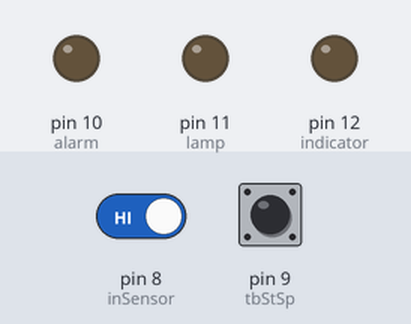
Simulated run of this sketch. Board: Arduino Uno, built with avr-gcc and run on an emulated ATmega328P. On the bench: output pins drawn as LEDs (lit = HIGH). The test bench sets the inputs (shaded band); at power-on: pin 9 (tbStSp) HIGH, pin 8 (inSensor) HIGH.

Above: at 1.2 s.
1.3 s: pin 9 (tbStSp) pulled LOW for 3.2 s
At 2.1 s:
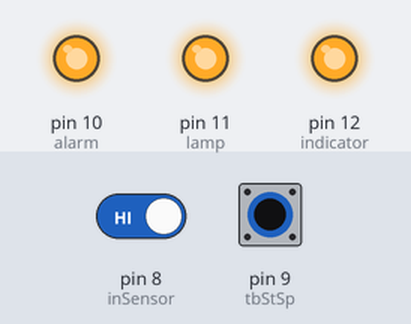
6.0 s: pin 9 (tbStSp) pulled LOW for 0.15 s
At 6.4 s:
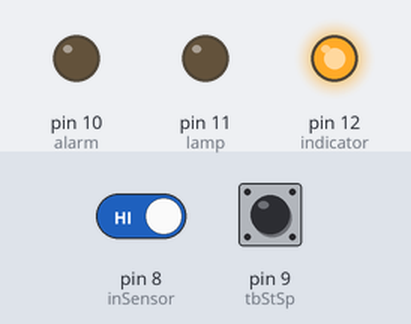
8.0 s: pin 9 (tbStSp) pulled LOW for 1 s
At 9.6 s:
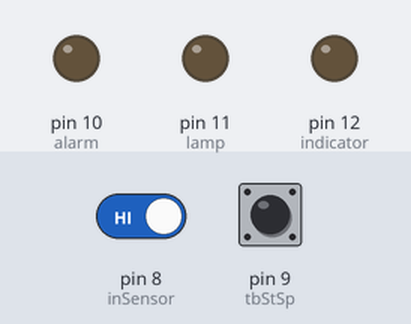
Timing chart, 0 to 11.1 s (numbered marks = the images above; inputs shaded):
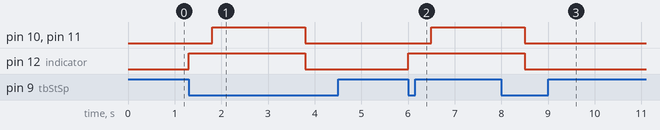

The sketch:

Alarm_pintu_rumah_dg_sensor_magnet.ino
```cpp
/*
Program : Alarm Pintu Rumah dg Sensor Magnet
Input   : Tombol Push On
Output  : 2 Relay, LED
*/

int inSensor = 8;
int tbStSp = 9;
int alarm = 10;
int lamp = 11;
int indicator = 12;

boolean Start=false;

void setup(){
  pinMode(inSensor, INPUT);
  pinMode(tbStSp, INPUT);
  digitalWrite(inSensor, HIGH);
  digitalWrite(tbStSp, HIGH);
  pinMode(alarm, OUTPUT);
  pinMode(lamp, OUTPUT);
  pinMode(indicator, OUTPUT);
  digitalWrite(alarm, LOW);
  digitalWrite(lamp, LOW);
  digitalWrite(indicator, LOW);
}

void loop(){
  if (digitalRead(tbStSp)==0){
    Start=true;
    digitalWrite(indicator, HIGH);
    delay(500);
  }
  if (digitalRead(inSensor)==1 && Start==true){
      digitalWrite(alarm, HIGH);
      digitalWrite(lamp, HIGH);
      delay(2000);
      while(digitalRead(tbStSp));
      digitalWrite(alarm, LOW);
      digitalWrite(lamp, LOW);
      digitalWrite(indicator, LOW);
      Start=false;
      delay(1000);
  }
}
```

Measured:
- after the input at 1.3 s, pin 10 (alarm), pin 11 (lamp): LOW → HIGH after 0.50 s, → LOW 2.0 s later; pin 12 (indicator): LOW → HIGH at once, → LOW 2.5 s later
- after the input at 6.0 s, pin 10 (alarm), pin 11 (lamp): LOW → HIGH after 0.50 s; pin 12 (indicator): LOW → HIGH at once
- after the input at 8.0 s, pin 10 (alarm), pin 11 (lamp), pin 12 (indicator): HIGH → LOW after 0.50 s
